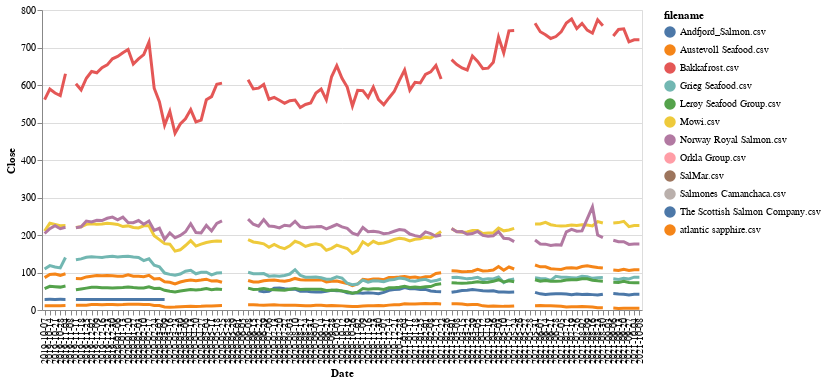

Write notebook code for a chart like this one.
### Code cell
import altair as alt

highlight = alt.selection(type='single', on='mouseover',
                          fields=['filename'], nearest=True)

base = alt.Chart(aktie_tidsserie).encode(
    x='Date:O',
    y='Close',
    color='filename:N'
)

points = base.mark_circle().encode(
    opacity=alt.value(0)
).add_selection(
    highlight
).properties(
    width=600
)

lines = base.mark_line().encode(
    size=alt.condition(~highlight, alt.value(1), alt.value(3))
)

points + lines

### Figure 1 — Vega-Lite specification as saved in the notebook (floating-point values rounded to 4 significant figures; data arrays with more than 128 entries replaced by an {"elided": "..."} marker saying what was removed)
{"config": {"view": {"continuousWidth": 400, "continuousHeight": 300}}, "layer": [{"mark": "circle", "encoding": {"color": {"type": "nominal", "field": "filename"}, "opacity": {"value": 0}, "x": {"type": "ordinal", "field": "Date"}, "y": {"type": "quantitative", "field": "Close"}}, "selection": {"selector066": {"type": "single", "on": "mouseover", "fields": ["filename"], "nearest": true}}, "width": 600}, {"mark": "line", "encoding": {"color": {"type": "nominal", "field": "filename"}, "size": {"condition": {"value": 1, "selection": {"not": "selector066"}}, "value": 3}, "x": {"type": "ordinal", "field": "Date"}, "y": {"type": "quantitative", "field": "Close"}}}], "data": {"name": "data-f9fe23bda46f2b19108c123ae7c36408"}, "$schema": "https://vega.github.io/schema/vega-lite/v4.8.1.json", "datasets": {"data-f9fe23bda46f2b19108c123ae7c36408": {"elided": "1380 records"}}}
